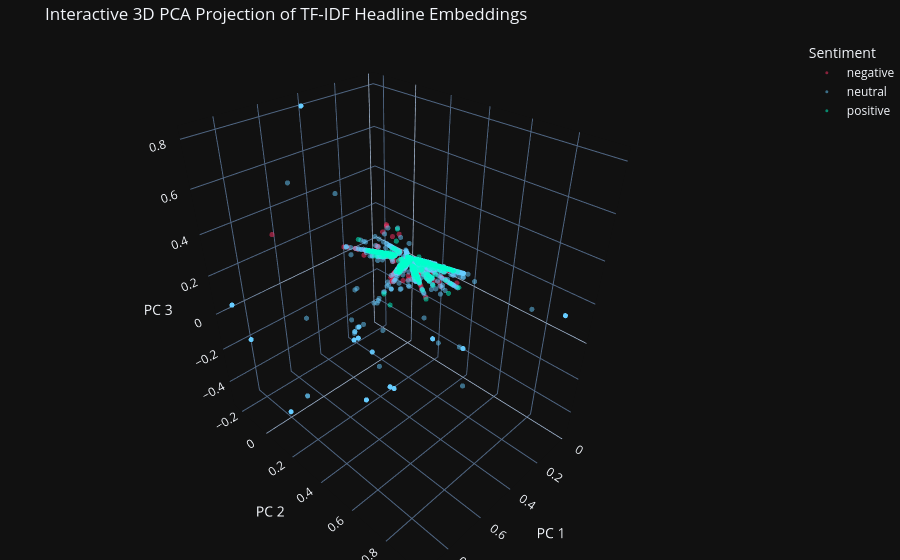

The code cell stored with this chart in its notebook:
### Code cell
# Advanced Extension 1: 3D PCA Projection of Text Embeddings
# Replaces the standard 2D scatter with an interactive 3D topology
import plotly.express as px

fig = px.scatter_3d(
    x=X_train_pca[:, 0], y=X_train_pca[:, 1], z=X_train_pca[:, 2],
    color=y_train, opacity=0.5, size_max=5,
    labels={'x': 'PC 1', 'y': 'PC 2', 'z': 'PC 3', 'color': 'Sentiment'},
    title='Interactive 3D PCA Projection of TF-IDF Headline Embeddings',
    template='plotly_dark',
    color_discrete_map={'positive': '#00ffcc', 'negative': '#ff3366', 'neutral': '#66ccff'}
)
fig.update_traces(marker=dict(size=3))
fig.update_layout(margin=dict(l=0, r=0, b=0, t=40))
fig.show()

### Figure 1 — Plotly figure (JSON) as saved in the notebook; plotly's stock layout.template omitted (floating-point values rounded to 4 significant figures; data arrays with more than 128 entries replaced by an {"elided": "..."} marker saying what was removed)
{"data": [{"hovertemplate": "Sentiment=negative<br>PC 1=%{x}<br>PC 2=%{y}<br>PC 3=%{z}<extra></extra>", "legendgroup": "negative", "marker": {"color": "#ff3366", "opacity": 0.5, "size": 3, "symbol": "circle"}, "mode": "markers", "name": "negative", "scene": "scene", "showlegend": true, "type": "scatter3d", "x": {"elided": "3932 float values"}, "y": {"elided": "3932 float values"}, "z": {"elided": "3932 float values"}}, {"hovertemplate": "Sentiment=neutral<br>PC 1=%{x}<br>PC 2=%{y}<br>PC 3=%{z}<extra></extra>", "legendgroup": "neutral", "marker": {"color": "#66ccff", "opacity": 0.5, "size": 3, "symbol": "circle"}, "mode": "markers", "name": "neutral", "scene": "scene", "showlegend": true, "type": "scatter3d", "x": {"elided": "7224 float values"}, "y": {"elided": "7224 float values"}, "z": {"elided": "7224 float values"}}, {"hovertemplate": "Sentiment=positive<br>PC 1=%{x}<br>PC 2=%{y}<br>PC 3=%{z}<extra></extra>", "legendgroup": "positive", "marker": {"color": "#00ffcc", "opacity": 0.5, "size": 3, "symbol": "circle"}, "mode": "markers", "name": "positive", "scene": "scene", "showlegend": true, "type": "scatter3d", "x": {"elided": "1644 float values"}, "y": {"elided": "1644 float values"}, "z": {"elided": "1644 float values"}}], "layout": {"legend": {"title": {"text": "Sentiment"}, "tracegroupgap": 0}, "margin": {"b": 0, "l": 0, "r": 0, "t": 40}, "scene": {"domain": {"x": [0, 1], "y": [0, 1]}, "xaxis": {"title": {"text": "PC 1"}}, "yaxis": {"title": {"text": "PC 2"}}, "zaxis": {"title": {"text": "PC 3"}}}, "title": {"text": "Interactive 3D PCA Projection of TF-IDF Headline Embeddings"}}}
